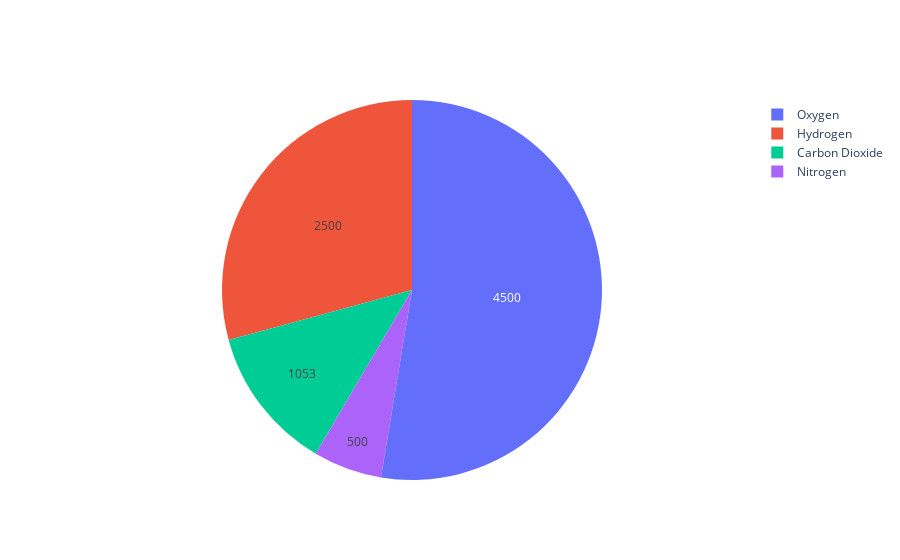

The cell this chart's notebook holds for it:
### Markdown cell above
# Pie chart

### Code cell
# define some variables
gas = ['Oxygen','Hydrogen','Carbon Dioxide','Nitrogen']
volume = [4500,2500,1053,500]

# create the data trace
trace = go.Pie(labels=gas, 
               values=volume
              )

# combine into a figure
fig = go.Figure([trace])
fig.update_traces(textinfo='value')
fig

### Figure 1 — Plotly figure (JSON) as saved in the notebook; plotly's stock layout.template omitted (floating-point values rounded to 4 significant figures)
{"data": [{"labels": ["Oxygen", "Hydrogen", "Carbon Dioxide", "Nitrogen"], "textinfo": "value", "type": "pie", "values": [4500, 2500, 1053, 500]}], "layout": {"autosize": true}}
